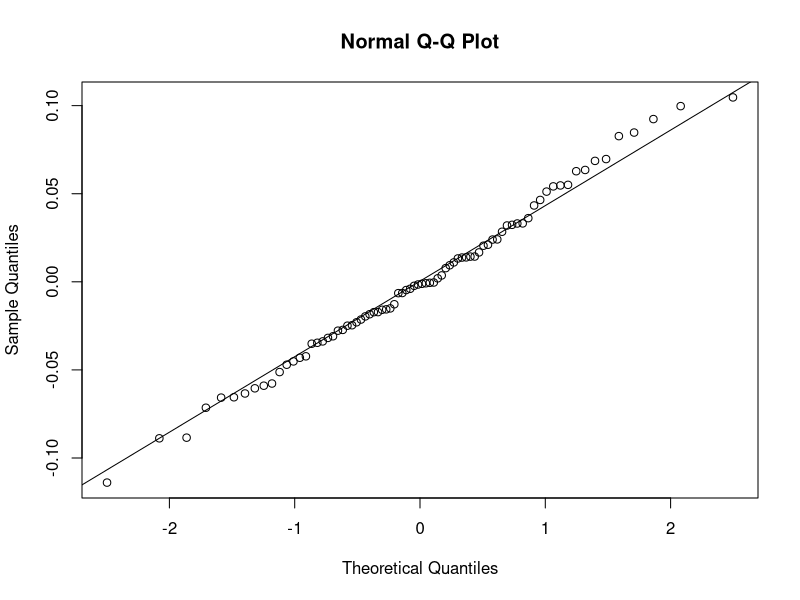
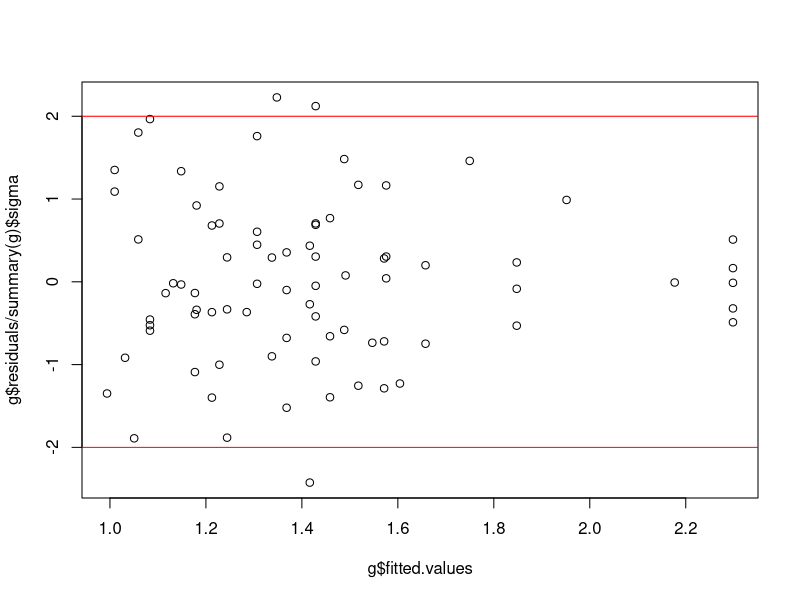
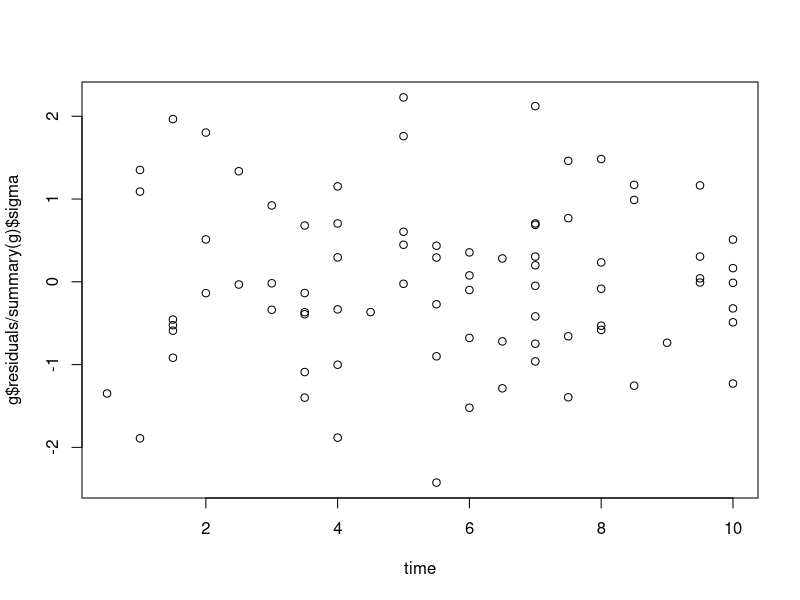
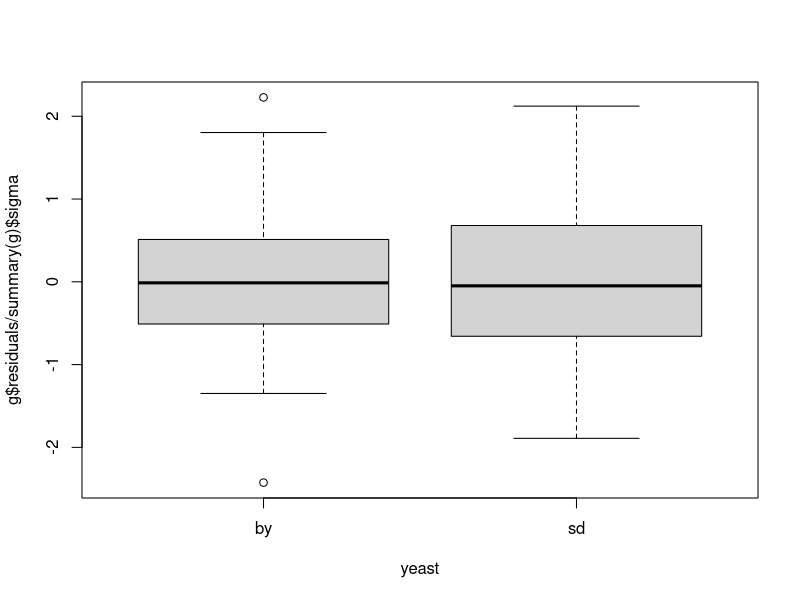

These figures' R source, in order: (Note: this script raises an error after producing the figures.)
leaven <- read.table("leaven.txt", header = T)
attach(leaven)
D <- ifelse(yeast=="sd",0,1)#D = 1 => by
B <- ifelse(yeast=="sd",1,0)#B = 1 => sd
#we write a model:
# volume = beta0 + {beta1_by*time or beta1_sd*time} + {beta2_by*time^2 or beta2_sd*time^2}

#volume = beta0 + beta1_by*time + beta2_by*time^2
#volume = beta0 + beta1_sd*time + beta2_sd*time^2

#volume = beta0 + beta1_g*time + beta2_g*time^2

g <- lm(volume ~ time + D:time + I(time^2) + D:I(time^2))
summary(g)
g1 <- lm(volume ~ time + B:time + I(time^2) + B:I(time^2))
summary(g1)

#verification of assumptions
shapiro.test(g$residuals)
x11()
qqnorm(g$residuals)
qqline(g$residuals)
x11()
plot(g$fitted.values, g$residuals/summary(g)$sigma)
abline(h = 2, col = 'red')
abline(h = -2, col = 'red')
#not ideal but the apparent heteroschedasticity might just caused by different number of observations across the fitted values
x11()
plot(time, g$residuals/summary(g)$sigma)
x11()
boxplot(g$residuals/summary(g)$sigma ~ yeast)
var.test(g$residuals ~ yeast)
#all assumptions are verified

betas <- c(beta0 = g$coefficients[1],
           beta1_by = g$coefficients[2] + g$coefficients[4],
           beta1_sd = g$coefficients[2],
           beta2_by = g$coefficients[3] + g$coefficients[5],
           beta2_sd = g$coefficients[3])
s <- summary(g)$sigma


betas1 <- c(beta0 = g1$coefficients[1],
           beta1_by = g1$coefficients[2],
           beta1_sd = g1$coefficients[2] + g1$coefficients[4],
           beta2_by = g1$coefficients[3],
           beta2_sd = g1$coefficients[3] + g1$coefficients[5])



an <- aov(volume ~ yeast)
summary(an)

#interpreting "rising of the dough" as the overall increase in volume, withouth accounting for the time spent
#Or we can interpret it also as:
#H0: beta1_sd - beta1_by = 0 & beta2_sd - beta2_by = 0 vs H1
#H0: beta_time:c = 0 & beta_time^2:c = 0
linearHypothesis(g, rbind(c(0,0,0,1,0), c(0,0,0,0,1)), c(0,0))
#indeed we have evidence to say that at least in one amongst the linear or quadratic behaviour, there is a significant difference between the two yeasts



#we want to simultaneously check:
#H0: beta2_sd = 0 & beta2_by =/=0 vs H1
#se we evaluate simultaneous confidence intervals, with bonferroni correction
library(car)
linearHypothesis(g, c(0,0,1,0,0),0)
linearHypothesis(g, c(0,0,1,0,1),0)
#assumptions for the test are already verified since we've proven that the model is gaussian

#we can reduce the model ignoring the quadratic term for sordough
#volume = beta0 + beta1_g*time + beta2_by*time^2
g_new <- lm(volume ~ time + D:time + D:I(time^2))
summary(g_new)
anova(g_new, g) #we are not losing information
shapiro.test(g_new$residuals)
x11()
plot(g_new$fitted.values, g_new$residuals/summary(g_new)$sigma)

betas_new <- c(beta0 = g_new$coefficients[1],
               beta1_by = g_new$coefficients[2] + g_new$coefficients[3],
               beta1_sd = g_new$coefficients[2],
               beta2_by = g_new$coefficients[4],
               beta2_sd = 0)
s_new <- summary(g_new)$sigma

#we generate confidence intervals (one at the time!) for both yeasts using this last model
alpha <- 0.01
z_sd <- data.frame(time = 2, D = 0)
z_by <- data.frame(time = 2, D = 1)
#we want to test:
#H0: beta1_by*2 + beta2_by*4 > beta1_sd*2 -> D:time + 2*D:time^2 > 0
linearHypothesis(g_new,c(0,0,1,2), mu = 0 )
#CI for D:time + 2*D:time^2 at 95%
a <- c(0,0,1,2)
cfr.stud <- qt(1-5*alpha, g_new$df)
Z <- cbind(rep(1, length(time)), time, D:time, D:I(time^2))
CI <- c(a%*%g_new$coefficients - cfr.stud*sqrt(s_new*a%*%solve(t(Z)%*%Z)%*%a),
        a%*%g_new$coefficients + cfr.stud*sqrt(s_new*a%*%solve(t(Z)%*%Z)%*%a))


predict(g_new, z_sd, interval = "confidence", level = 1-alpha)

#she will be better off using sourdough yeasts, since it yields better results with a confidence of 95%